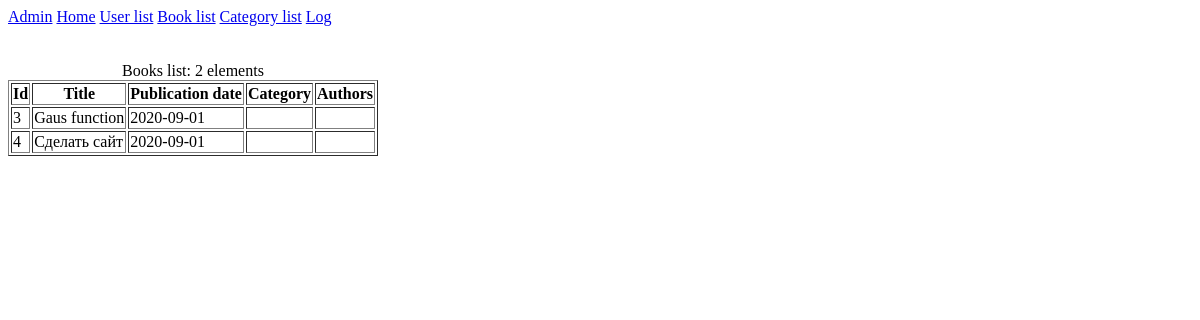
Before: /book_list/ with the older database file.
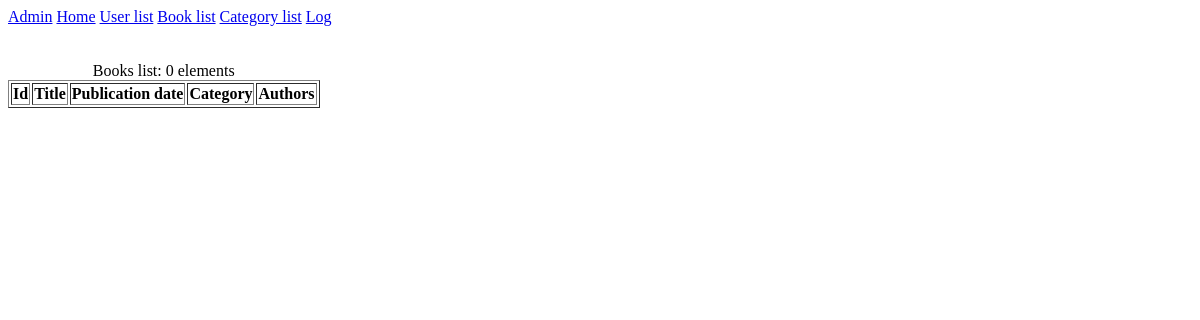
After: the same page with the newer database file.
### main/models.py (models this page shows, shortened)
class Book(models.Model):
    title = models.CharField(max_length=100, verbose_name='Title')
    p_date = models.CharField(max_length=100, verbose_name='Publication date')
    category = models.ForeignKey('main.Category', on_delete=models.SET_NULL, null=True)
    authors = models.ManyToManyField('main.User')
    @property
    def authors_name_list(self):
        return ', '.join([str(i) for i in self.authors.all()])

### main/views.py (the view)
# urls.py: path('book_list/', views.book_list, name='book_list'),
def book_list(request):
    books = Book.objects.prefetch_related('category')
    count = books.count()
    t_s = 'element' if count == 1 else 'elements'
    context = {
        'title': 'Books list',
        'count': count,
        'books': books,
        't_s': t_s,
    }
    return render(request, 'book_list.html', context=context)

### main/templates/book_list.html
{% extends 'base.html' %}
{% block content %}
   <br>
   <table border="1">
      <caption>{{ title }}: {{ count }} {{ t_s }} </caption>
      <tr>
          <th>Id</th>
          <th>Title</th>
          <th>Publication date</th>
          <th>Category</th>
          <th>Authors</th>
      </tr>
      {% for el in books %}
         <tr>
             <td>{{ el.id }}</td>
             <td>{{ el.title }}</td>
             <td>{{ el.p_date }}</td>
             <td>{{ el.category.name }}</td>
             <td>{{ el.authors_name_list }}</td>
         </tr>
      {% endfor %}
{% endblock content %}

Changed rows visible on the page:
removed Book: id "3", title "Gaus function", p_date "2020-09-01"
removed Book: id "4", title "Сделать сайт", p_date "2020-09-01"
Other visible differences:
{{ count }}: "2" → "0"
